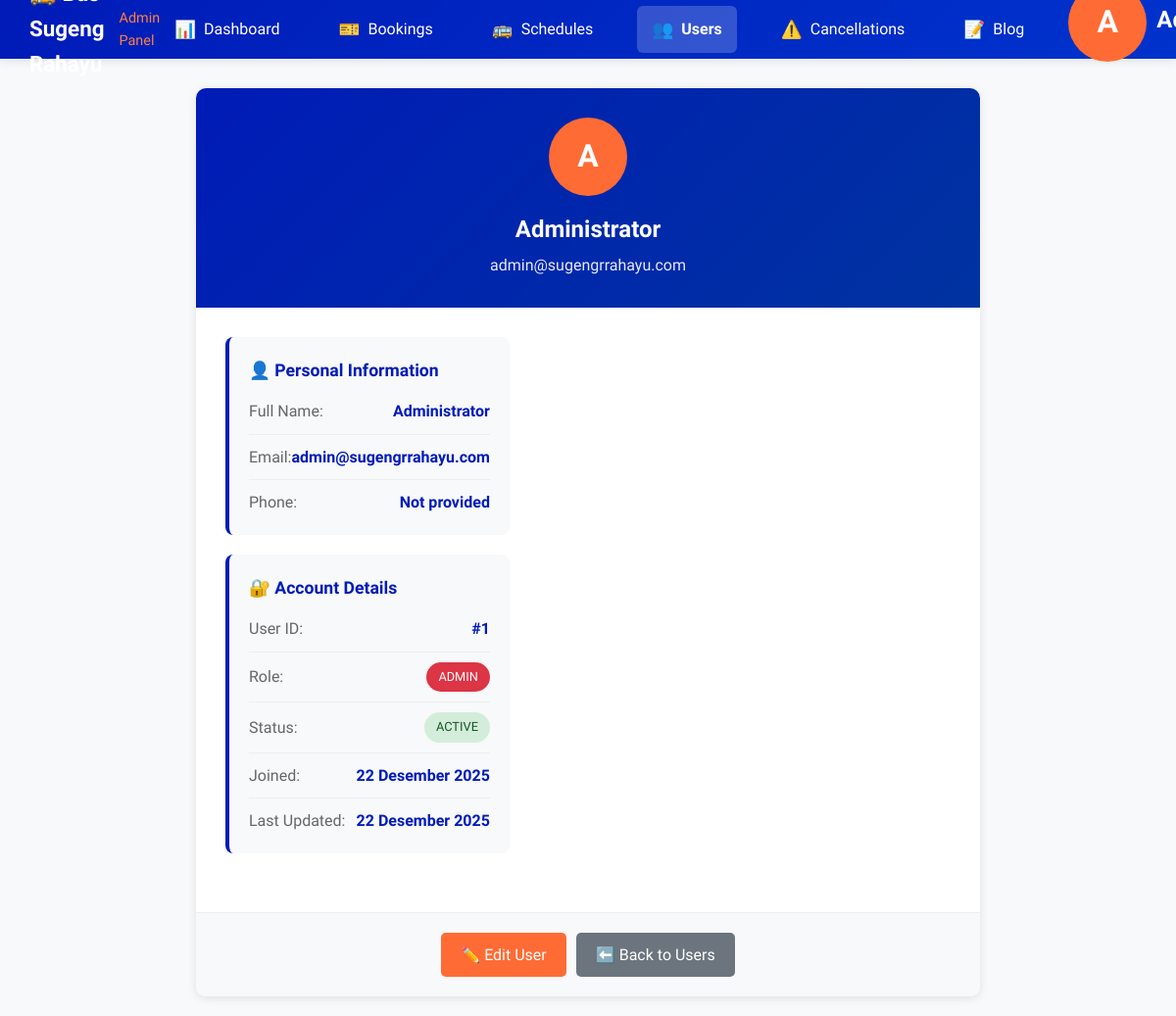
Page /admin/users/view.php?id=1 (signed in) on the committed database.
### tables this page shows
CREATE TABLE IF NOT EXISTS users (
    id INT PRIMARY KEY AUTO_INCREMENT,
    username VARCHAR(50) UNIQUE NOT NULL,
    email VARCHAR(100) UNIQUE NOT NULL,
    password VARCHAR(255) NOT NULL,
    full_name VARCHAR(100),
    phone VARCHAR(20),
    role ENUM('user', 'admin', 'staff') DEFAULT 'user',
    status ENUM('active', 'inactive') DEFAULT 'active',
    profile_image VARCHAR(255),
    created_at TIMESTAMP DEFAULT CURRENT_TIMESTAMP,
    updated_at TIMESTAMP DEFAULT CURRENT_TIMESTAMP ON UPDATE CURRENT_TIMESTAMP
);

### config.php (called while the page is built, shortened)
  <?php
if (!function_exists('format_date')) {
    function format_date($date) {
        $months = [
            'January' => 'Januari',
            'February' => 'Februari',
            'March' => 'Maret',
            'April' => 'April',
            'May' => 'Mei',
            'June' => 'Juni',
            'July' => 'Juli',
            'August' => 'Agustus',
            'September' => 'September',
            'October' => 'Oktober',
            'November' => 'November',
            'December' => 'Desember'
        ];
        $timestamp = strtotime($date);
        $formatted = date('d F Y', $timestamp);
        foreach ($months as $en => $id) {
            $formatted = str_replace($en, $id, $formatted);
        }
        return $formatted;
    }
}
?>

### admin/users/view.php (the view, shortened to what this page needs)
<?php
require_once '../../config.php';
$user_id = (int)$_GET['id'];
$query = "SELECT * FROM users WHERE id = ?";
$stmt = mysqli_prepare($koneksi, $query);
mysqli_stmt_bind_param($stmt, "i", $user_id);
mysqli_stmt_execute($stmt);
$result = mysqli_stmt_get_result($stmt);
$user = mysqli_fetch_assoc($result);
include '../header-admin.php';
?>
<div class="user-detail-content">
    <div class="user-detail-card">
        <div class="user-header">
            <div class="user-avatar">
                <?php echo strtoupper(substr($user['full_name'], 0, 1)); ?>
            </div>
            <h1 class="user-name"><?php echo htmlspecialchars($user['full_name']); ?></h1>
            <p class="user-email"><?php echo htmlspecialchars($user['email']); ?></p>
        </div>
        <div class="user-info">
            <div class="info-grid">
                <div class="info-section">
                    <h3>👤 Personal Information</h3>
                    <div class="info-item">
                        <span class="info-label">Full Name:</span>
                        <span class="info-value"><?php echo htmlspecialchars($user['full_name']); ?></span>
                    </div>
                    <div class="info-item">
                        <span class="info-label">Email:</span>
                        <span class="info-value"><?php echo htmlspecialchars($user['email']); ?></span>
                    </div>
                    <div class="info-item">
                        <span class="info-label">Phone:</span>
                        <span class="info-value"><?php echo htmlspecialchars($user['phone'] ?? 'Not provided'); ?></span>
                    </div>
                </div>
                <div class="info-section">
                    <h3>🔐 Account Details</h3>
                    <div class="info-item">
                        <span class="info-label">User ID:</span>
                        <span class="info-value">#<?php echo $user['id']; ?></span>
                    </div>
                    <div class="info-item">
                        <span class="info-label">Role:</span>
                        <span class="role-badge role-<?php echo $user['role']; ?>"><?php echo ucfirst($user['role']); ?></span>
                    </div>
                    <div class="info-item">
                        <span class="info-label">Status:</span>
                        <span class="status-badge status-<?php echo $user['status']; ?>"><?php echo ucfirst($user['status']); ?></span>
                    </div>
                    <div class="info-item">
                        <span class="info-label">Joined:</span>
                        <span class="info-value"><?php echo format_date($user['created_at']); ?></span>
                    </div>
                    <div class="info-item">
                        <span class="info-label">Last Updated:</span>
                        <span class="info-value"><?php echo $user['updated_at'] ? format_date($user['updated_at']) : 'Never'; ?></span>
                    </div>
                </div>
            </div>
        </div>
        <div class="user-actions">
            <a href="edit.php?id=<?php echo $user['id']; ?>" class="btn-action btn-edit">✏️ Edit User</a>
            <a href="index.php" class="btn-action btn-back">⬅️ Back to Users</a>
        </div>
    </div>
</div>
<?php include '../footer-admin.php'; ?>

### admin/header-admin.php (style rules this page uses)
* { margin: 0; padding: 0; box-sizing: border-box; }
body { font-family: 'Segoe UI', Tahoma, Geneva, Verdana, sans-serif; background: #f8f9fa; color: #333; line-height: 1.6; }
.user-info { display: flex; align-items: center; gap: 10px; color: white; }
.user-avatar { width: 35px; height: 35px; border-radius: 50%; background: rgba(255,255,255,0.2); display: flex; align-items: center; justify-content: center; font-weight: bold; font-size: 0.9rem; }
.user-name { font-weight: 600; font-size: 0.9rem; }

### rows in the picture
users: full_name "A", full_name "Administrator", email "admin@sugengrrahayu.com", phone "Not provided", id "1", role "ADMIN", status "ACTIVE", created_at "22 Desember 2025", updated_at "22 Desember 2025"

### other values in the picture
substr($_SESSION['user_name'] ?? 'A', 0, 1) "A"
